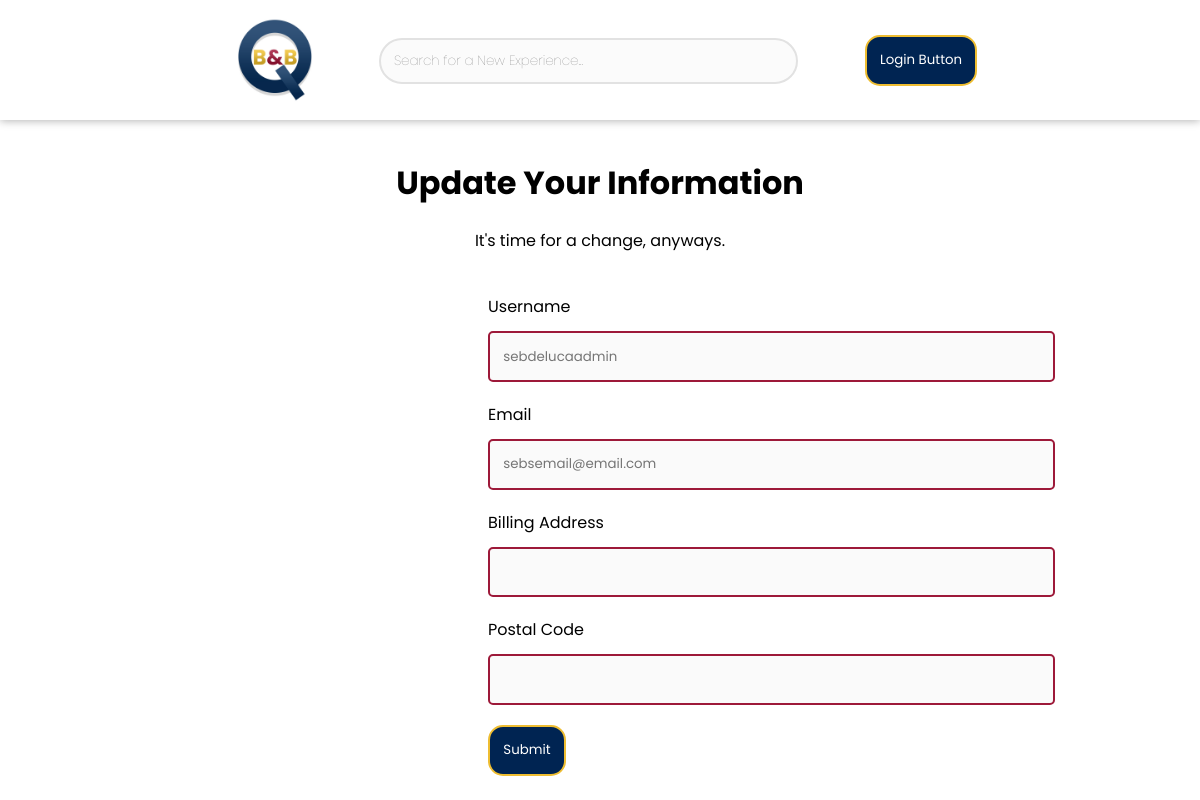
The page /update/1 on the database as committed earlier.
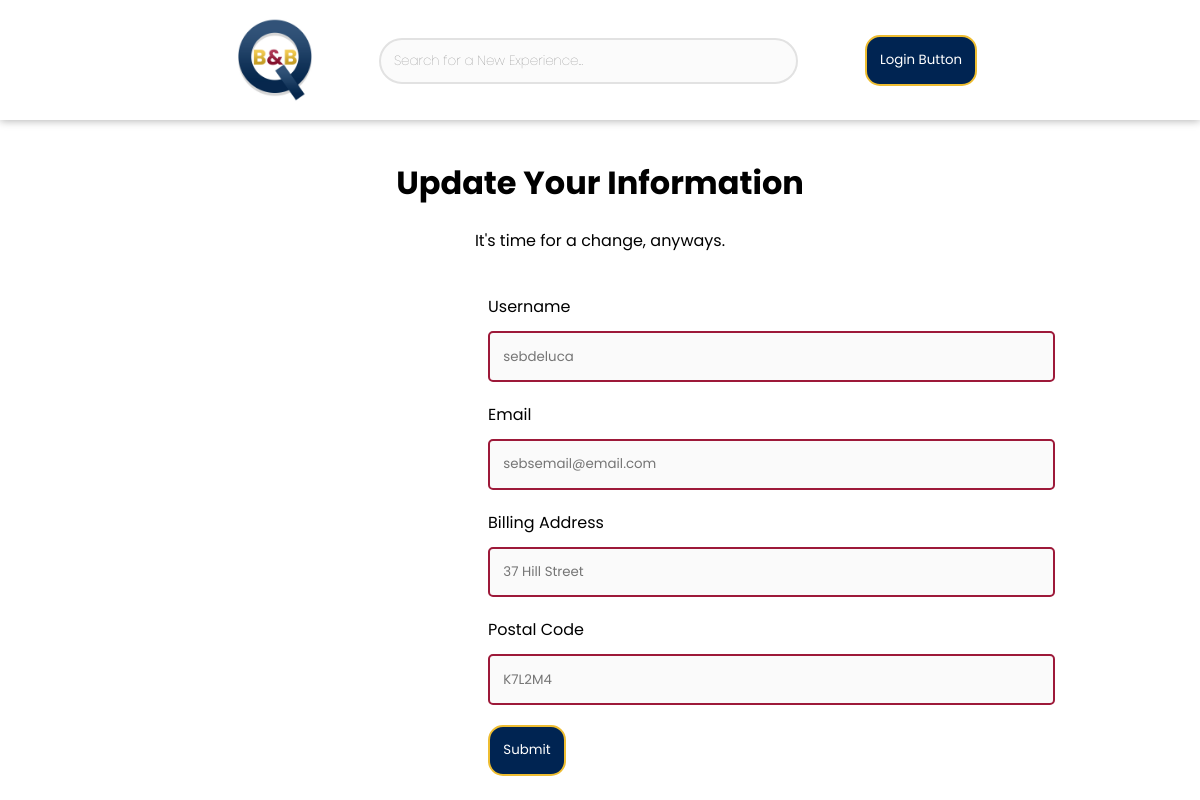
The same page on the database as committed later.
### qbnb/models.py (models this page shows, shortened)
class User(db.Model):
    __tablename__ = 'users'
    id = db.Column(db.Integer,
                   primary_key=True,
                   autoincrement=True,
                   unique=True)
    username = db.Column(db.String(80),
                         unique=True,
                         nullable=False)
    email = db.Column(db.String(120),
                      unique=True,
                      nullable=False)
    password = db.Column(db.String(120),
                         unique=False,
                         nullable=False)
    rating = db.Column(db.String(120),
                       unique=False,
                       nullable=False)
    propertyReview = db.Column(db.String(120),
                               unique=False,
                               nullable=True)
    userReview = db.Column(db.String(120),
                           unique=False,
                           nullable=True)
    balance = db.Column(db.Float,
                        nullable=False)
    billingAddress = db.Column(db.String(120),
                               unique=False,
                               nullable=False)
    postalCode = db.Column(db.String(6),
                           unique=False,
                           nullable=False)
    firstName = db.Column(db.String(15),
                          unique=False,
                          nullable=False)
    surname = db.Column(db.String(20),
                        unique=False,
                        nullable=False)

### qbnb/__main__.py (the view, shortened to what this page needs)
@app.route("/update/<id>", methods=['GET', 'POST'])
def update_profile(id):
    user = db.session.query(User).get(id)
    if request.method == 'GET':
        userData = {
            "username": user.username,
            "email": user.email,
            "billingAddress": user.billingAddress,
            "postalCode": user.postalCode,
            "firstName": user.firstName,
            "rating": user.rating,
            "propertyReviews": ['Hello'],  # CHANGE
            "userReviews": user.userReview,
            "balance": user.balance,
            "id": id
        }
        return render_template('updateInfo.html',
                               userData=userData)
    return redirect("/profile/" + str(id))

### qbnb/templates/updateInfo.html
{% extends 'base.html' %}
{% block body %}
<div class="changing-info-container">
    <div class="profile-header">
        <h1>Update Your Information</h1>
        <p>It's time for a change, anyways.</p>
    </div>
    <div class="changing-info-container">
        <br>
        <form method="post">
            <label for="username" class="input-label">Username</label><br>
            <input type="text" minlength="4" class="textfield" name="username" pattern='^[A-Za-z0-9_-]*$' placeholder="{{ userData.username }}" title="Usernames cannot have special characters."value="{{ request.form['username'] }}"></input>
            <br>
            <label for="email" class="input-label">Email</label><br>
            <input type="text" minlength="4"class="textfield" name="email" placeholder="{{ userData.email }}" title="Enter a valid email." pattern="[a-z0-9._%+-]+@[a-z0-9.-]+\.[a-z]{2,4}$" value="{{ request.form['email'] }}"></input>
            <br>
            <label for="billingAddress" class="input-label">Billing Address</label><br>
            <input type="text" minlength="4" class="textfield" name="billingAddress" placeholder="{{ userData.billingAddress }}" value="{{ request.form['billingAddress'] }}"></input>
            <br>
            <label for="postalCode" class="input-label">Postal Code</label><br>
            <input type="text" minlength="6" maxlength=6 class="textfield" name="postalCode" placeholder="{{ userData.postalCode }}" title="Postal Codes can't contain special characters and must follow the Canadian Postal Code format." pattern='^([A-Za-z]\d[A-Za-z][-]?\d[A-Za-z]\d)' value="{{ request.form['postalCode'] }}"></input>
            <br>
            <button  class="standard-button" align="center" type="submit">Submit</button>
        </form>
    </div>
</div>
{% endblock %}

Rows that differ between the two databases and show on the page:
changed User "sebsemail@email.com": username "sebdelucaadmin" → "sebdeluca"; billingAddress (not shown) → "37 Hill Street"; postalCode (not shown) → "K7L2M4"
